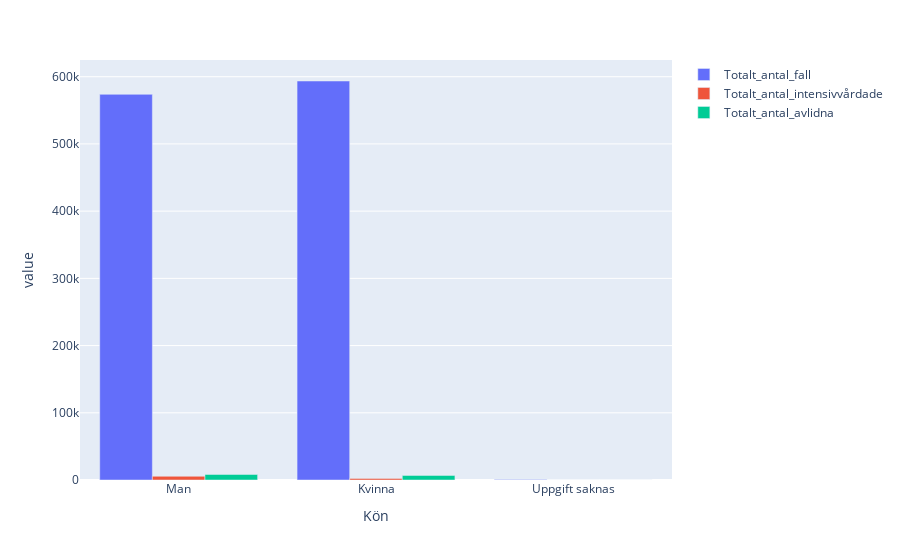

The notebook cell this image was saved under:
### Code cell
"""Exploring total cases in men/women and how many of them needed intensive care/died """

fig = px.bar(df1, x = 'Kön', y = ['Totalt_antal_fall', 'Totalt_antal_intensivvårdade',
       'Totalt_antal_avlidna'] )
fig.update_layout( barmode = 'group',
                   legend_title = None,
                   hovermode = "x")                         
fig.update_xaxes(
    showspikes = True, 
    spikedash = "solid",
    spikemode = "across",
    spikecolor ="black",
    spikesnap = "cursor",
)       
fig.show()

### Figure 1 — Plotly figure (JSON) as saved in the notebook; plotly's stock layout.template omitted (floating-point values rounded to 4 significant figures)
{"data": [{"alignmentgroup": "True", "hovertemplate": "variable=Totalt_antal_fall<br>Kön=%{x}<br>value=%{y}<extra></extra>", "legendgroup": "Totalt_antal_fall", "marker": {"color": "#636efa", "pattern": {"shape": ""}}, "name": "Totalt_antal_fall", "offsetgroup": "Totalt_antal_fall", "orientation": "v", "showlegend": true, "textposition": "auto", "type": "bar", "x": ["Man", "Kvinna", "Uppgift saknas"], "xaxis": "x", "y": [573796, 593628, 847], "yaxis": "y"}, {"alignmentgroup": "True", "hovertemplate": "variable=Totalt_antal_intensivvårdade<br>Kön=%{x}<br>value=%{y}<extra></extra>", "legendgroup": "Totalt_antal_intensivvårdade", "marker": {"color": "#EF553B", "pattern": {"shape": ""}}, "name": "Totalt_antal_intensivvårdade", "offsetgroup": "Totalt_antal_intensivvårdade", "orientation": "v", "showlegend": true, "textposition": "auto", "type": "bar", "x": ["Man", "Kvinna", "Uppgift saknas"], "xaxis": "x", "y": [5527, 2369, 4], "yaxis": "y"}, {"alignmentgroup": "True", "hovertemplate": "variable=Totalt_antal_avlidna<br>Kön=%{x}<br>value=%{y}<extra></extra>", "legendgroup": "Totalt_antal_avlidna", "marker": {"color": "#00cc96", "pattern": {"shape": ""}}, "name": "Totalt_antal_avlidna", "offsetgroup": "Totalt_antal_avlidna", "orientation": "v", "showlegend": true, "textposition": "auto", "type": "bar", "x": ["Man", "Kvinna", "Uppgift saknas"], "xaxis": "x", "y": [8209, 6788, 5], "yaxis": "y"}], "layout": {"barmode": "group", "hovermode": "x", "legend": {"title": {}, "tracegroupgap": 0}, "margin": {"t": 60}, "xaxis": {"anchor": "y", "domain": [0, 1], "showspikes": true, "spikecolor": "black", "spikedash": "solid", "spikemode": "across", "spikesnap": "cursor", "title": {"text": "Kön"}}, "yaxis": {"anchor": "x", "domain": [0, 1], "title": {"text": "value"}}}}
